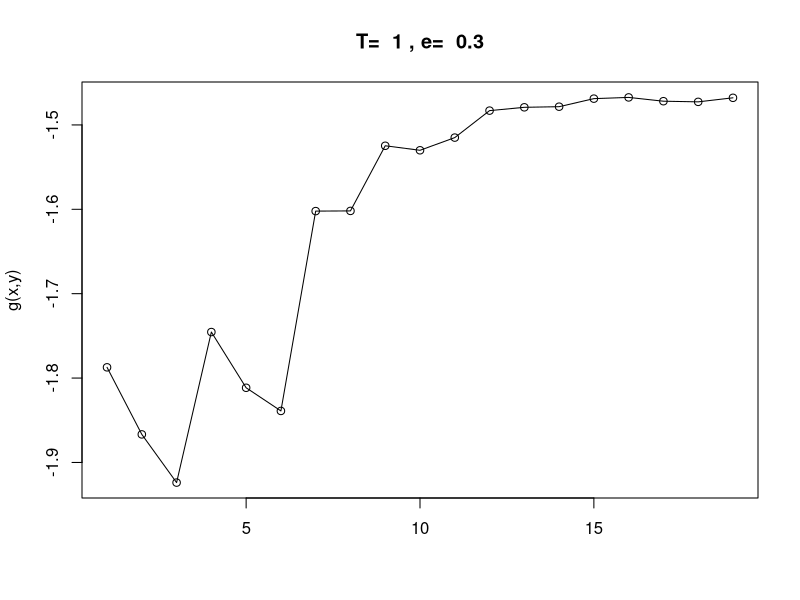
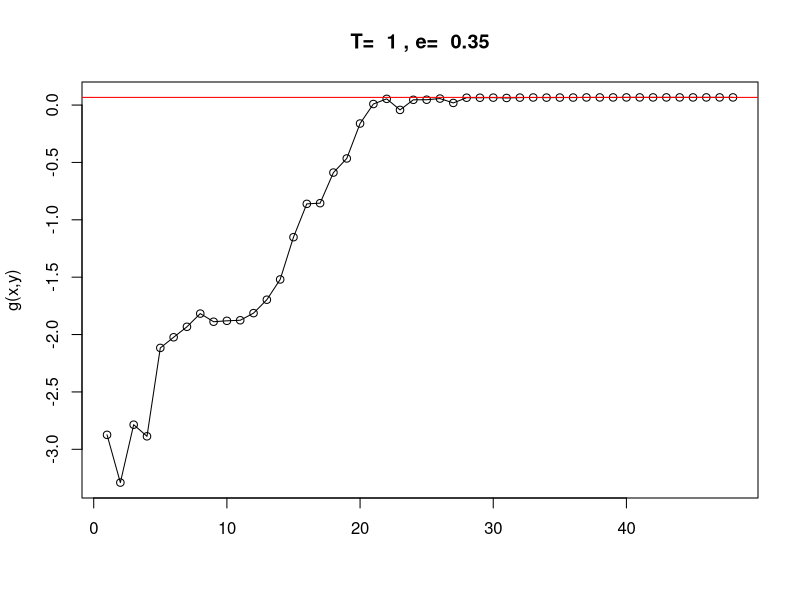
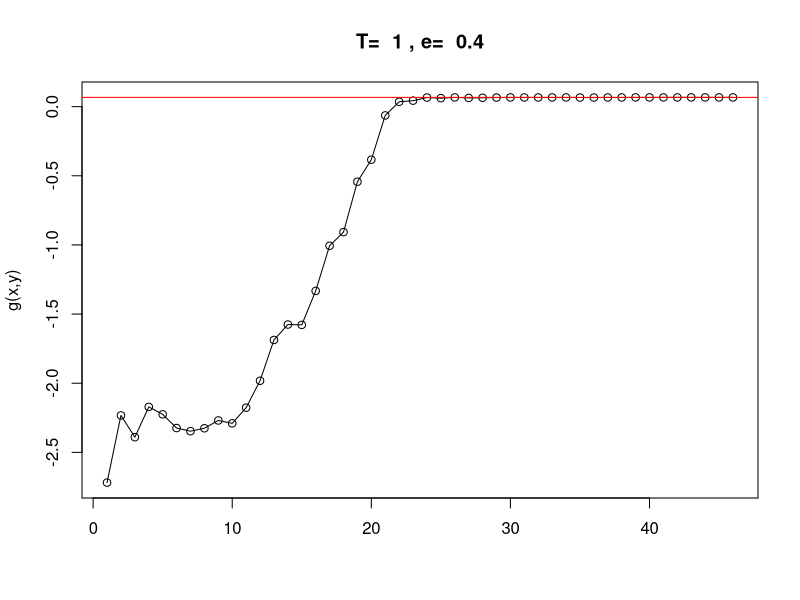
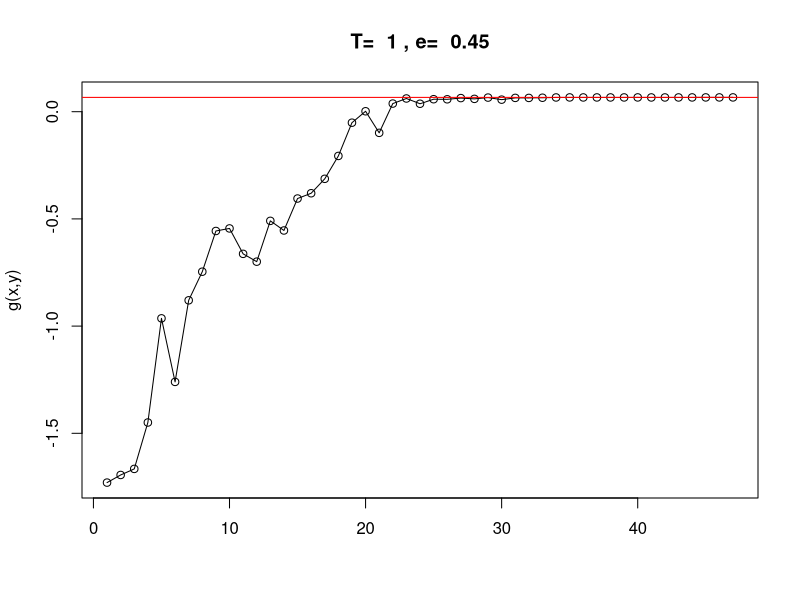
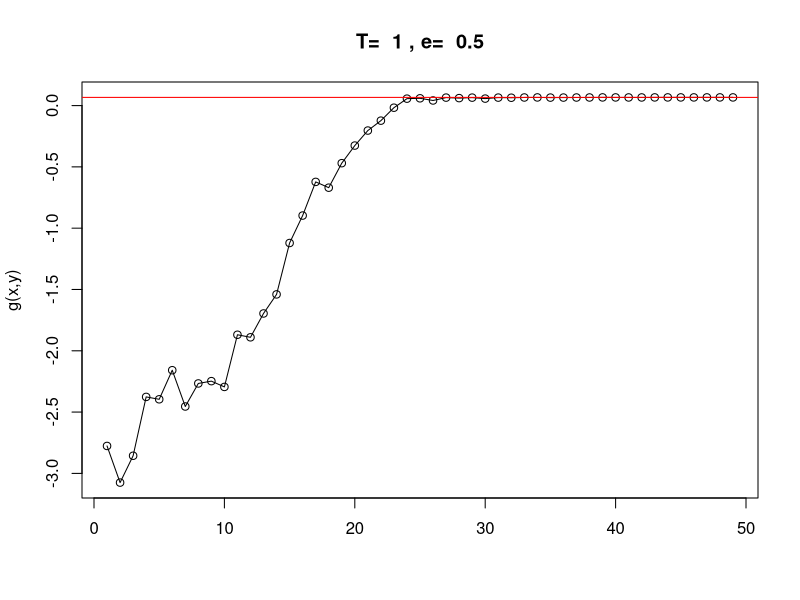
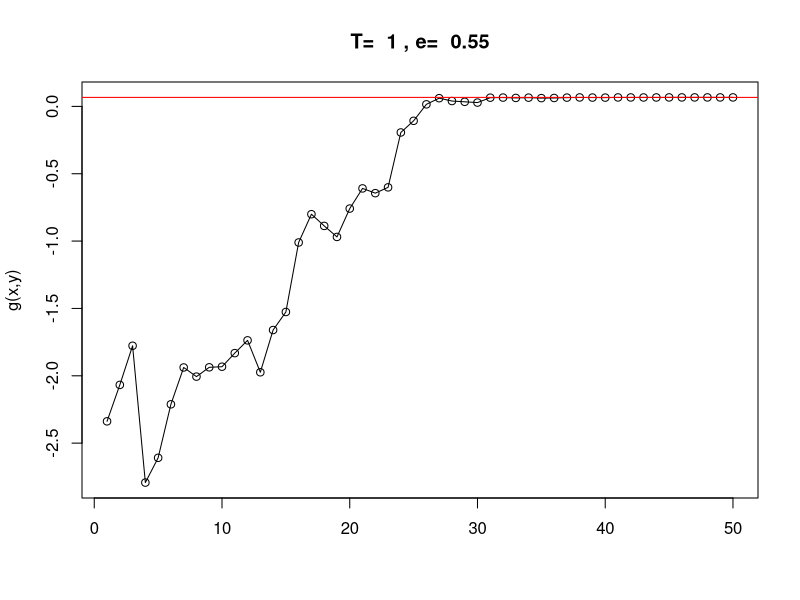
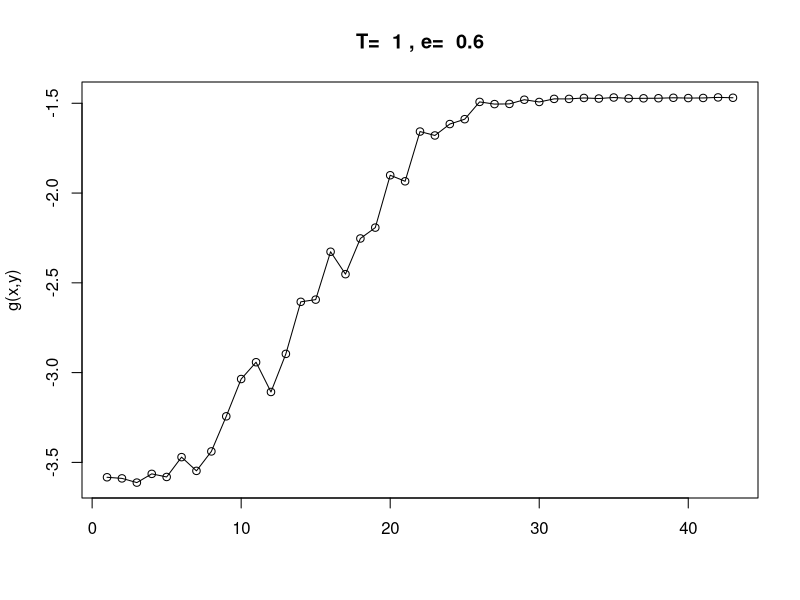
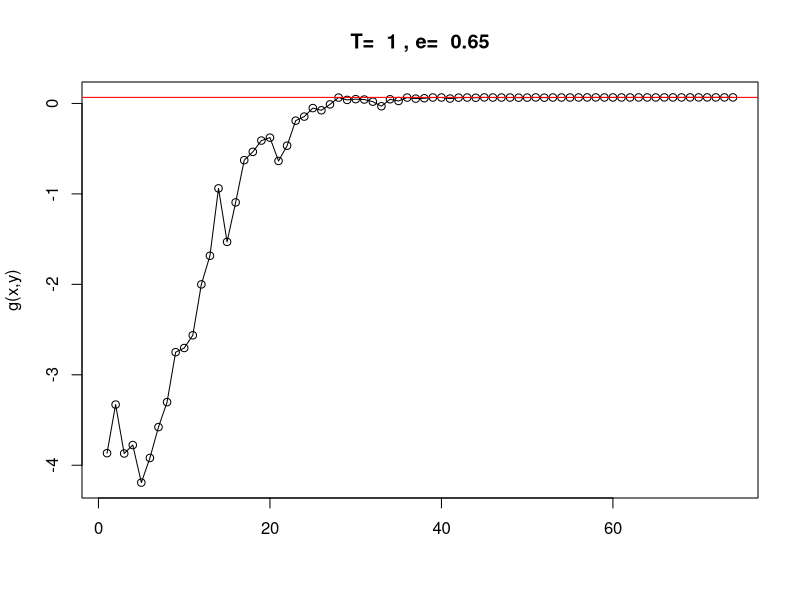

R code for these plots, in order: (Note: this script raises an error after producing the figures.)
library("lattice")
library("latticeExtra")
g <- function(x, y) {
  return(((x + 0.5)^4 - 30 * x^2 - 20 * x + (y + 0.5)^4 - 30 * y^2 - 20 * y)/100)
}

low <- -4
high <- 4
step <- 0.5
replicas <- 100

replica <- function(r, t, e) {
  x <- runif(2, low, high)
  respuesta <- x
  for (tiempo in 1:r) {
    delta <- runif(2, -step, step)
    x.delta <- x + delta
    if (x.delta[1] > 4) {
      x.delta[1] <- x.delta[1] - 8
    } else{
      x.delta[1] <- x.delta[1]
    }
    if (x.delta[2] > 4) {
      x.delta[2] <- x.delta[2] - 8
    } else{
      x.delta[2] <- x.delta[2]
    }
    if (x.delta[1] < -4) {
      x.delta[1] <- x.delta[1] + 8
    }else{
      x.delta[1] <- x.delta[1]
    }
    if (x.delta[2] < -4) {
      x.delta[2] <- x.delta[2] + 8
    } else{
      x.delta[2] <- x.delta[2]
    }
    
    
    if (g(x.delta[1], x.delta[2]) > g(x[1], x[2])) {
      x <- x.delta
      respuesta <- c(respuesta, x)
    } else {
      d <- g(x.delta[1], x.delta[2]) - g(x[1], x[2])
      if(runif(1) < exp(d/t)){
        x <- x.delta
        t <- t*e
        respuesta <- c(respuesta, x)
      }
    }
  }
  return(respuesta)
}



respuesta <- c()
for (t in seq(1, 12, by = 2)) {
  for(e in seq(.3, .7, by= .05)){
    resultados <- replica(10000, t, e)
    for(i in seq(1, (length(resultados) -1), by= 2)){
      respuesta <- c(respuesta, g(resultados[i], resultados[i + 1]))
    }
    png(paste("p7_","T= ", t, ", e= ", e, ".png", sep=""))
    plot(respuesta, ylab= "g(x,y)", main = paste("T= ", t, ", e= ", e), xlab = "")
    lines(respuesta, type = "l")
    abline(h=0.0666822, col= "red")
    graphics.off()
    respuesta <- c()}
}
